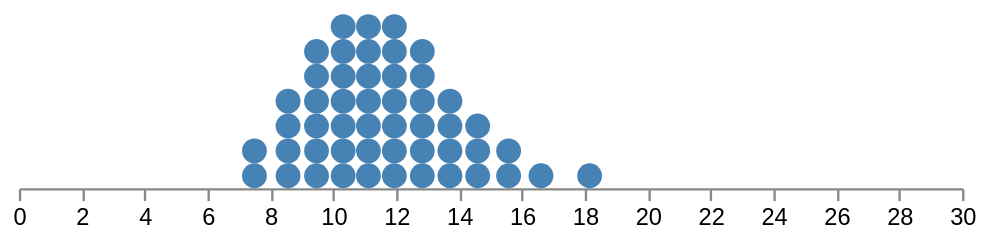

Write a Vega-Lite specification for this figure.
### Vega specification from a JSON file in a GitHub repository (floating-point values rounded to 4 significant figures)
{"$schema": "https://vega.github.io/schema/vega/v5.json", "width": 400, "padding": 5, "signals": [{"name": "numDots", "value": 50, "bind": {"input": "range", "min": 10, "max": 200, "step": 1}}, {"name": "step", "update": "1.25 * sqrt(20 / numDots)"}, {"name": "size", "update": "scale('x', step) - scale('x', 0)"}, {"name": "area", "update": "size * size"}, {"name": "height", "update": "(span(ext) + 1) * size"}, {"name": "select", "value": 0, "on": [{"events": "click, [mousedown, window:mouseup] > mousemove", "update": "clamp(invert('x', x()), 0, 30)"}, {"events": "dblclick", "update": "0"}]}], "data": [{"name": "quantiles", "transform": [{"type": "sequence", "as": "p", "start": {"signal": "0.5 / numDots"}, "step": {"signal": "1 / numDots"}, "stop": 1}, {"type": "formula", "as": "value", "expr": "quantileLogNormal(datum.p, log(11.4), 0.2)"}, {"type": "dotbin", "field": "value", "step": {"signal": "step"}}, {"type": "stack", "groupby": ["bin"]}, {"type": "extent", "field": "y1", "signal": "ext"}]}], "scales": [{"name": "x", "domain": [0, 30], "range": "width"}, {"name": "y", "domain": {"signal": "[0, height / size]"}, "range": "height"}], "axes": [{"scale": "x", "orient": "bottom"}], "marks": [{"type": "symbol", "from": {"data": "quantiles"}, "encode": {"enter": {"x": {"scale": "x", "field": "bin"}, "y": {"scale": "y", "signal": "datum.y0 + 0.5"}, "size": {"signal": "area"}}, "update": {"fill": {"signal": "datum.bin < select ? 'firebrick' : 'steelblue'"}}}}, {"type": "rule", "interactive": false, "encode": {"update": {"x": {"scale": "x", "signal": "select"}, "y": {"value": 0}, "y2": {"signal": "height"}, "stroke": {"signal": "select ? '#ccc': 'transparent'"}}}}]}
